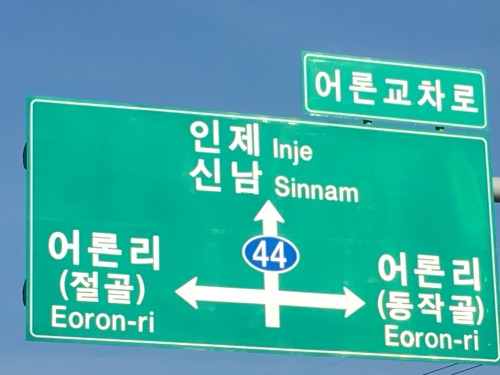
#> input picture Practice/EAST example/korean_sign_example.jpeg, 500 x 375 px
$ jupyter execute --allow-errors ExampleCaution-Copy3.ipynb
#> lines starting #> are read from the running program, lines starting #| are printed output that depends on the picture
Source From : https://github.com/sanifalimomin/Text-Detection-Using-OpenCV

[cell 1]
from imutils.object_detection import non_max_suppression
import numpy as np
import argparse
import time
import cv2
from skimage import io

[cell 2]
image = cv2.imread("korean_sign_example.jpeg")
#> image is the input picture: shape (375, 500, 3); mean B, G, R 169.9, 171.9, 65.8

# image height and width should be multiple of 32
imgWidth=320
imgHeight=320

[cell 3]
orig = image.copy()
(H, W) = image.shape[:2]
#> H = 375; W = 500
(newW, newH) = (imgWidth, imgHeight)

rW = W / float(newW)
#> rW = 1.56
rH = H / float(newH)
#> rH = 1.17
image = cv2.resize(image, (newW, newH))
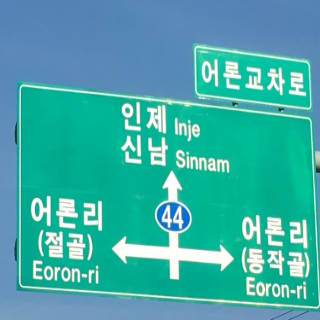
#> image: shape (320, 320, 3); mean B, G, R 169.8, 171.9, 65.7

(H, W) = image.shape[:2]
#> H = 320; W = 320
io.imshow(image)
